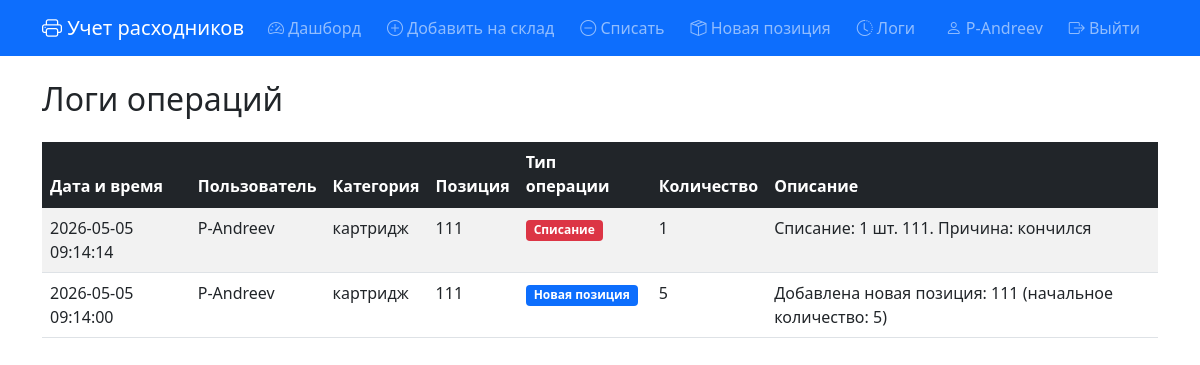
Screenshot of /logs (signed in) with the database file from the repository.
### tables this page shows
CREATE TABLE users (
            id INTEGER PRIMARY KEY AUTOINCREMENT,
            username TEXT UNIQUE NOT NULL,
            password_hash TEXT NOT NULL,
            created_at TIMESTAMP DEFAULT CURRENT_TIMESTAMP
        );

CREATE TABLE operations_log (
            id INTEGER PRIMARY KEY AUTOINCREMENT,
            user_id INTEGER NOT NULL,
            item_id INTEGER,
            operation_type TEXT NOT NULL,
            quantity INTEGER,
            description TEXT,
            created_at TIMESTAMP DEFAULT CURRENT_TIMESTAMP,
            FOREIGN KEY (user_id) REFERENCES users (id),
            FOREIGN KEY (item_id) REFERENCES items (id)
        );

CREATE TABLE items (
            id INTEGER PRIMARY KEY AUTOINCREMENT,
            name TEXT NOT NULL,
            category_id INTEGER,
            quantity INTEGER DEFAULT 0,
            min_quantity INTEGER DEFAULT 5,
            created_at TIMESTAMP DEFAULT CURRENT_TIMESTAMP,
            FOREIGN KEY (category_id) REFERENCES categories (id)
        );

### app.py (the view)
@app.route('/logs')
@login_required
def logs():
    conn = get_db()
    cursor = conn.cursor()
    operation_type = request.args.get('type', '')
    user_id = request.args.get('user_id', '')
    query = '''
        SELECT
            ol.created_at,
            u.username,
            i.name as item_name,
            COALESCE(c.name, '—') as category_name,
            ol.operation_type,
            ol.quantity,
            ol.description
        FROM operations_log ol
        JOIN users u ON ol.user_id = u.id
        LEFT JOIN items i ON ol.item_id = i.id
        LEFT JOIN categories c ON i.category_id = c.id
        WHERE 1=1
    '''
    params = []
    if operation_type:
        query += ' AND ol.operation_type = ?'
        params.append(operation_type)
    if user_id:
        query += ' AND ol.user_id = ?'
        params.append(user_id)
    query += ' ORDER BY ol.created_at DESC LIMIT 200'
    cursor.execute(query, params)
    logs = cursor.fetchall()
    cursor.execute('SELECT id, username FROM users ORDER BY username')
    users = cursor.fetchall()
    conn.close()
    return render_template('logs.html', logs=logs, users=users,
                         current_type=operation_type, current_user_id=user_id)

### app.py (called while the page is built)
@login_manager.user_loader
def load_user(user_id):
    return get_user_by_id(user_id)

### database.py (called while the page is built)
def get_db():
    conn = sqlite3.connect(DATABASE)
    conn.row_factory = sqlite3.Row
    return conn

def get_user_by_id(user_id):
    conn = get_db()
    cursor = conn.cursor()
    cursor.execute('SELECT * FROM users WHERE id = ?', (user_id,))
    user = cursor.fetchone()
    conn.close()
    if user:
        from models import User
        return User(user['id'], user['username'], user['password_hash'])
    return None

### templates/logs.html
{% extends "base.html" %}
{% block content %}
<h2>Логи операций</h2>
<div class="table-responsive mt-4">
    <table class="table table-striped table-hover">
        <thead class="table-dark">
            <tr>
                <th>Дата и время</th>
                <th>Пользователь</th>
                <th>Категория</th>
                <th>Позиция</th>
                <th>Тип операции</th>
                <th>Количество</th>
                <th>Описание</th>
            </tr>
        </thead>
        <tbody>
            {% for log in logs %}
            <tr>
                <td>{{ log.created_at }}</td>
                <td>{{ log.username }}</td>
                <td>{{ log.category_name or '—' }}</td>
                <td>{{ log.item_name or '—' }}</td>
                <td>
                    {% if log.operation_type == 'add' %}
                    <span class="badge bg-success">Добавление</span>
                    {% elif log.operation_type == 'write_off' %}
                    <span class="badge bg-danger">Списание</span>
                    {% elif log.operation_type == 'add_new_item' %}
                    <span class="badge bg-primary">Новая позиция</span>
                    {% else %}
                    <span class="badge bg-secondary">{{ log.operation_type }}</span>
                    {% endif %}
                </td>
                <td>{{ log.quantity or '—' }}</td>
                <td>{{ log.description }}</td>
            </tr>
            {% else %}
            <tr>
                <td colspan="7" class="text-center">Логи операций пусты</td>
            </tr>
            {% endfor %}
        </tbody>
    </table>
</div>
{% endblock %}

### templates/base.html (shortened to what this page needs)
<!DOCTYPE html>
<html lang="ru">
<head>
    <link href="https://cdn.jsdelivr.net/npm/bootstrap@5.1.3/dist/css/bootstrap.min.css" rel="stylesheet">
    <link rel="stylesheet" href="https://cdn.jsdelivr.net/npm/bootstrap-icons@1.8.1/font/bootstrap-icons.css">
</head>
<body>
    <nav class="navbar navbar-expand-lg navbar-dark bg-primary">
        <div class="container">
            <a class="navbar-brand" href="{{ url_for('dashboard') }}">
                <i class="bi bi-printer"></i> Учет расходников
            </a>
            {% if current_user.is_authenticated %}
            <div class="collapse navbar-collapse" id="navbarNav">
                <ul class="navbar-nav me-auto">
                    <li class="nav-item">
                        <a class="nav-link" href="{{ url_for('dashboard') }}">
                            <i class="bi bi-speedometer2"></i> Дашборд
                        </a>
                    </li>
                    <li class="nav-item">
                        <a class="nav-link" href="{{ url_for('add_to_warehouse') }}">
                            <i class="bi bi-plus-circle"></i> Добавить на склад
                        </a>
                    </li>
                    <li class="nav-item">
                        <a class="nav-link" href="{{ url_for('write_off') }}">
                            <i class="bi bi-dash-circle"></i> Списать
                        </a>
                    </li>
                    <li class="nav-item">
                        <a class="nav-link" href="{{ url_for('add_item') }}">
                            <i class="bi bi-box-seam"></i> Новая позиция
                        </a>
                    </li>
                    <li class="nav-item">
                        <a class="nav-link" href="{{ url_for('logs') }}">
                            <i class="bi bi-clock-history"></i> Логи
                        </a>
                    </li>
                </ul>
                <ul class="navbar-nav">
                    <li class="nav-item">
                        <span class="nav-link">
                            <i class="bi bi-person"></i> {{ current_user.username }}
                        </span>
                    </li>
                    <li class="nav-item">
                        <a class="nav-link" href="{{ url_for('logout') }}">
                            <i class="bi bi-box-arrow-right"></i> Выйти
                        </a>
                    </li>
                </ul>
            </div>
            {% endif %}
        </div>
    </nav>
    <div class="container mt-4">
        {% block content %}{% endblock %}
    </div>
</body>
</html>

### templates/base.html (style rules this page uses)
.nav-item { margin-right: 10px; }

### rows the page displays
users: username "P-Andreev"
operations_log: created_at "2026-05-05 09:14:14", username "P-Andreev", category_name "картридж", name "111", operation_type "Списание", quantity "1", description "Списание: 1 шт. 111. Причина: кончился"
operations_log: created_at "2026-05-05 09:14:00", username "P-Andreev", category_name "картридж", name "111", operation_type "Новая позиция", quantity "5", description "Добавлена новая позиция: 111 (начальное количество: 5)"
